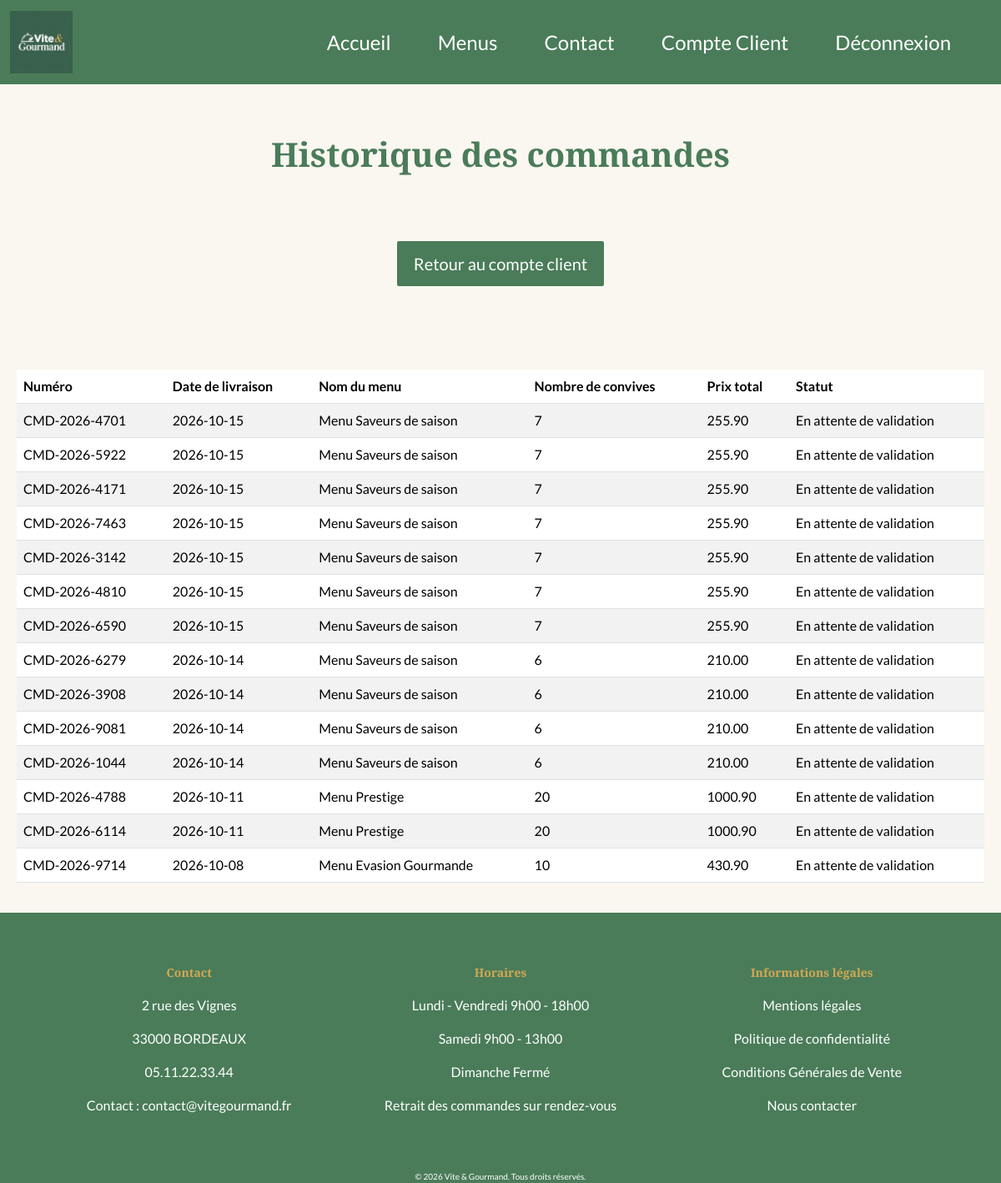
Page /?page=histo_commandes (signed in) on the committed database.
### tables this page shows
CREATE TABLE IF NOT EXISTS commandes
(
id INT NOT NULL PRIMARY KEY AUTO_INCREMENT,
numero VARCHAR (20) UNIQUE NOT NULL,
statut VARCHAR (50) NOT NULL DEFAULT 'En attente de validation',
adresseLivraison VARCHAR (250) NOT NULL,
complementLivraison VARCHAR (250),
codePostalLivraison VARCHAR(20) NOT NULL,
communeLivraison VARCHAR(250) NOT NULL,
datePrestation DATE NOT NULL,
heurePrestation TIME NOT NULL,
nbPersonneCommande INTEGER NOT NULL,
prixTotal DECIMAL (10, 2) NOT NULL,
fraisLivraison DECIMAL (10, 2) NOT NULL,
montantRemise DECIMAL (10, 2) NOT NULL DEFAULT 0.00,
motifAnnulation VARCHAR (250),
dateCreation DATETIME NOT NULL DEFAULT CURRENT_TIMESTAMP,
menu_id INTEGER NOT NULL,
compte_id INTEGER NOT NULL,
Foreign Key (compte_id) REFERENCES comptes(id),
Foreign Key (menu_id) REFERENCES menus(id)
);

CREATE TABLE IF NOT EXISTS menus 
(
id INT NOT NULL PRIMARY KEY AUTO_INCREMENT,
nomMenu VARCHAR (250) NOT NULL,
description VARCHAR (250) NOT NULL,
theme VARCHAR (250) NOT NULL,
nbPersonneMin INTEGER NOT NULL,
prix FLOAT NOT NULL,
conditions VARCHAR (250) NOT NULL,
regime VARCHAR (250) NOT NULL,
allergenes VARCHAR (250) NOT NULL,
stock INTEGER NOT NULL,
image VARCHAR (250) NOT NULL
);

### src/Controller/CommandeController.php (called while the page is built, shortened)
<?php
class CommandeController
{
    private CommandeRepository $commandeRepository;
    public function __construct(CompteRepository $compteRepository, MenuRepository $menuRepository, CommandeRepository $commandeRepository, MailService $mailservice)
    {
        $this->commandeRepository = $commandeRepository;
    }
        public function showAllHistoCommandesClient (): void
    {
        $allCommandes = $this->commandeRepository->findCommandesByCompteId($_SESSION['user_id']);
        require __DIR__ . '/../../templates/client/histo_commandes.php';
    }
}

### src/Repository/CommandeRepository.php (called while the page is built, shortened)
<?php
class CommandeRepository {
    private Database $database;
    public function __construct(Database $database)
    {
        $this->database = $database;
    }
    public function findCommandesByCompteId(int $compteId) : array
    {
        $pdo = $this->database->getConnection();
        $stmt = $pdo->prepare("SELECT c.numero, m.nomMenu,  c.statut, c.adresseLivraison, c.complementLivraison, c.codePostalLivraison, c.communeLivraison, c.datePrestation,  c.heurePrestation, c.nbPersonneCommande, c.prixTotal, c.fraisLivraison,  c.montantRemise, c.motifAnnulation, c.dateCreation, c.id
        FROM commandes c, menus m  WHERE c.compte_id = :compteId AND  c.menu_id = m.id  ORDER BY c.datePrestation DESC;");
        $stmt->execute(
            [
            ':compteId' => $compteId
            ]);
        $result = $stmt->fetchAll(PDO::FETCH_ASSOC);
        return $result;
    }
}

### templates/client/histo_commandes.php (the view, shortened to what this page needs)
<?php
require __DIR__ . '/../partials/head.php';
?>
<body>
<?php
require __DIR__ . '/../partials/header.php';
?>
<main>
    <div>
        <h1 class="histo-title">Historique des commandes</h1>
    </div>
<div class="table-responsive histo-tableau">
    <table class="table align-middle table-striped table-grey table-hover">
        <thead>
            <tr>
            <th scope="col">Numéro</th>
            <th scope="col">Date de livraison</th>
            <th scope="col">Nom du menu</th>
            <th class="d-none d-md-table-cell" scope="col">Nombre de convives</th>
            <th scope="col">Prix total</th>
            <th scope="col">Statut</th>
            </tr>
        </thead>
        <tbody>
    <?php foreach ($allCommandes as $allCommande): ?>
            <tr>
            <td><?=  htmlspecialchars($allCommande['numero']) ?></td>
            <td><?=  htmlspecialchars($allCommande['datePrestation']) ?></td>
            <td><?=  htmlspecialchars($allCommande['nomMenu']) ?></td>
            <td class="d-none d-md-table-cell"><?=  htmlspecialchars($allCommande['nbPersonneCommande']) ?></td>
            <td><?=  htmlspecialchars($allCommande['prixTotal']) ?></td>
            <td><?=  htmlspecialchars($allCommande['statut']) ?></td>
            </tr>
    <?php endforeach ?>
            <div class="bouton-access">
                <a class="btn-access" href="/?page=compte_client">Retour au compte client</a>
            </div>
        </tbody>
    </table>
</div>
</main>
<?php
    require __DIR__ . '/../partials/footer.php';
?>
</body>
</html>

### public/css/style.css (style rules this page uses)
* { margin: 0; padding: 0; box-sizing: border-box; }
:root { --primary: #4A7C59; --secondary: #C4714A; --accent: #D4A853; --avis: rgb(243, 232, 210); --bg: #FAF6F0; --text: #2C2C2C; }
html { width: 100%; }
body { background-color: var(--bg); }
[class*="title"] { font-family: Playfair display, sans-serif; color: var(--primary); }
body { font-family: lato, sans-serif; }
.histo-title { font-weight: bold; }
.bouton-access { display: flex; justify-content: center; margin-bottom: 50px; }
.btn-access { text-decoration: none; font-size: 20px; color: white; background: var(--primary); padding: 12px 20px; margin: 20px; border: none; border-radius: 2px; }
.histo-title { display: flex; justify-content: center; text-align: center; margin: 40px; padding: 20px }
.histo-tableau { margin: 20PX; }
.bouton-access a { margin-bottom: 50px; }

### rows in the picture
commandes: numero "CMD-2026-4701", datePrestation "2026-10-15", menu.nomMenu "Menu Saveurs de saison", nbPersonneCommande "7", prixTotal "255.90", statut "En attente de validation"
commandes: numero "CMD-2026-5922", datePrestation "2026-10-15", menu.nomMenu "Menu Saveurs de saison", nbPersonneCommande "7", prixTotal "255.90", statut "En attente de validation"
commandes: numero "CMD-2026-4171", datePrestation "2026-10-15", menu.nomMenu "Menu Saveurs de saison", nbPersonneCommande "7", prixTotal "255.90", statut "En attente de validation"
commandes: numero "CMD-2026-7463", datePrestation "2026-10-15", menu.nomMenu "Menu Saveurs de saison", nbPersonneCommande "7", prixTotal "255.90", statut "En attente de validation"
commandes: numero "CMD-2026-3142", datePrestation "2026-10-15", menu.nomMenu "Menu Saveurs de saison", nbPersonneCommande "7", prixTotal "255.90", statut "En attente de validation"
commandes: numero "CMD-2026-4810", datePrestation "2026-10-15", menu.nomMenu "Menu Saveurs de saison", nbPersonneCommande "7", prixTotal "255.90", statut "En attente de validation"
commandes: numero "CMD-2026-6590", datePrestation "2026-10-15", menu.nomMenu "Menu Saveurs de saison", nbPersonneCommande "7", prixTotal "255.90", statut "En attente de validation"
commandes: numero "CMD-2026-6279", datePrestation "2026-10-14", menu.nomMenu "Menu Saveurs de saison", nbPersonneCommande "6", prixTotal "210.00", statut "En attente de validation"
commandes: numero "CMD-2026-3908", datePrestation "2026-10-14", menu.nomMenu "Menu Saveurs de saison", nbPersonneCommande "6", prixTotal "210.00", statut "En attente de validation"
commandes: numero "CMD-2026-9081", datePrestation "2026-10-14", menu.nomMenu "Menu Saveurs de saison", nbPersonneCommande "6", prixTotal "210.00", statut "En attente de validation"
commandes: numero "CMD-2026-1044", datePrestation "2026-10-14", menu.nomMenu "Menu Saveurs de saison", nbPersonneCommande "6", prixTotal "210.00", statut "En attente de validation"
commandes: numero "CMD-2026-4788", datePrestation "2026-10-11", menu.nomMenu "Menu Prestige", nbPersonneCommande "20", prixTotal "1000.90", statut "En attente de validation"
commandes: numero "CMD-2026-6114", datePrestation "2026-10-11", menu.nomMenu "Menu Prestige", nbPersonneCommande "20", prixTotal "1000.90", statut "En attente de validation"
commandes: numero "CMD-2026-9714", datePrestation "2026-10-08", menu.nomMenu "Menu Evasion Gourmande", nbPersonneCommande "10", prixTotal "430.90", statut "En attente de validation"
